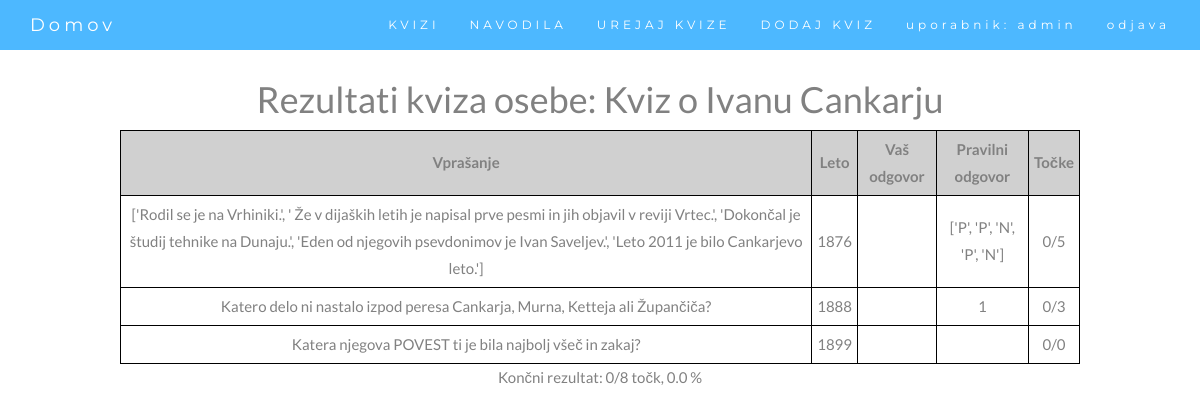
Screenshot of /rezulati/25/Kviz o Ivanu Cankarju/ (signed in) with the database file from the repository.
### webapp/models.py (models this page shows)
class PravilnoNepravilnoModel(models.Model):
    id = models.UUIDField(primary_key=True, default=uuid.uuid4, editable=False)
    leto = models.IntegerField(default=0)
    kviz = models.ForeignKey(dbQuiz, on_delete=CASCADE, null=True)
    opis = models.CharField(max_length=1000)
    longitude = models.FloatField(default=14.50857) # koordinate za leaflet (bomo spremenili na koncu)
    latitude = models.FloatField(default=46.04906)
    vprasanje = models.CharField(max_length=1000, default="nan") # seznam vprašanj
    pravilni_odgovor = models.CharField(max_length=1000, default="nan") # seznam pravilnih odgovorov
    pozicijaOznake = models.CharField(max_length=1000, default="err")

class IzberiOdgovorModel(models.Model):
    id = models.UUIDField(primary_key=True, default=uuid.uuid4, editable=False)
    leto = models.IntegerField(default=0)
    kviz = models.ForeignKey(dbQuiz, on_delete=CASCADE, null=True)
    opis = models.CharField(max_length=1000)
    longitude = models.FloatField(default=14.50857) # koordinate za leaflet (bomo spremenili na koncu)
    latitude = models.FloatField(default=46.04906)
    vprasanje = models.CharField(max_length=100)
    odgovor1 = models.CharField(max_length=100, default="nan")
    odgovor2 = models.CharField(max_length=100, default="nan")
    odgovor3 = models.CharField(max_length=100, default="nan")
    odgovor4 = models.CharField(max_length=100, default="nan")
    odgovor5 = models.CharField(max_length=100, default="nan")
    pravilni_odgovor = models.IntegerField() # številka pravilnega odgovora
    pozicijaOznake = models.CharField(max_length=1000, default="err")

class OpisnoModel(models.Model):
    id = models.UUIDField(primary_key=True, default=uuid.uuid4, editable=False)
    leto = models.IntegerField(default=0)
    kviz = models.ForeignKey(dbQuiz, on_delete=CASCADE, null=True)
    opis = models.CharField(max_length=1000)
    longitude = models.FloatField(default=14.50857) # koordinate za leaflet (bomo spremenili na koncu)
    latitude = models.FloatField(default=46.04906)
    vprasanje = models.CharField(max_length=1000) # seznam vprašanj, odvisno od tipa
    pozicijaOznake = models.CharField(max_length=1000, default="err")

### webapp/views.py (the view, shortened to what this page needs)
# urls.py: path('rezulati/<int:kviz>/<str:username>/', views.rezultati, name='rezulati'),
def rezultati(request, kviz, username):
    vse_tocke = 0
    zasluzene_tocke = 0
    import ast
    def eval_pn(vprasanje, odgovor):
        vprasanje = getattr(vprasanje, 'pravilni_odgovor')
        odgovor = getattr(odgovor, 'odgovori')
        vprasanje = ast.literal_eval(vprasanje)
        odgovor = ast.literal_eval(odgovor)
        t = 0
        for i in range(len(vprasanje)):
            if vprasanje[i] == odgovor[i]:
                t += 1
        return(t)
    def eval_izbirno(vprasanje, odgovor):
        if str(getattr(vprasanje, 'pravilni_odgovor')) == str(getattr(odgovor, 'odgovori')):
            return(3)
        else: return(0)
    vsa_vprasanja = []
    odgovori = []
    tocke = []
    trenutni = []
    vsa_vprasanja += OpisnoModel.objects.filter(kviz__id=kviz)
    odgovori += OdgovorOpisnoModel.objects.filter(user=username, vprasanje__in=vsa_vprasanja)
    trenutni += OdgovorOpisnoModel.objects.filter(user=username, vprasanje__in=vsa_vprasanja)
    for i in odgovori:
        tocke.append('/')
    vsa_vprasanja = []
    trenutni = []
    vsa_vprasanja += PravilnoNepravilnoModel.objects.filter(kviz__id=kviz)
    odgovori += OdgovorPravilnoNepravilnoModel.objects.filter(user=username, vprasanje__in=vsa_vprasanja)
    trenutni += OdgovorPravilnoNepravilnoModel.objects.filter(user=username, vprasanje__in=vsa_vprasanja)
    for i in trenutni:
        tocke.append(str(eval_pn(i.vprasanje, i)) + '/5')
        zasluzene_tocke += eval_pn(i.vprasanje, i)
    for i in vsa_vprasanja:
        vse_tocke += 5
    vsa_vprasanja = []
    trenutni = []
    vsa_vprasanja += IzberiOdgovorModel.objects.filter(kviz__id=kviz)
    odgovori += OdgovorIzberiOdgovorModel.objects.filter(user=username, vprasanje__in=vsa_vprasanja)
    trenutni += OdgovorIzberiOdgovorModel.objects.filter(user=username, vprasanje__in=vsa_vprasanja)
    for i in trenutni:
        tocke.append(str(eval_izbirno(i.vprasanje, i)) + '/3')
        zasluzene_tocke += eval_izbirno(i.vprasanje, i)
    for i in vsa_vprasanja:
        vse_tocke += 3
    if vse_tocke > 0:
        rez = str(zasluzene_tocke) + '/' + str(vse_tocke) + ' točk, ' + str(round(100 * zasluzene_tocke/vse_tocke, 1)) + ' %'
    else:
        rez = '0/0 točk, 0.0 %'
    vsa_vprasanja = []
    vsa_vprasanja += OpisnoModel.objects.filter(kviz__id=kviz)
    vsa_vprasanja += PravilnoNepravilnoModel.objects.filter(kviz__id=kviz)
    vsa_vprasanja += IzberiOdgovorModel.objects.filter(kviz__id=kviz)
    vsa_vprasanja = sorted(vsa_vprasanja, key=lambda x: x.leto)
    a = []
    b = []
    c = []
    d = []
    e = []
    def v_leto(leto):
        if leto < 0:
            return str(- leto) + ' pr. n. št.'
        else:
            return str(leto)
    for i in vsa_vprasanja:
        x = False
        y = 0
        if not x:
            a.append(v_leto(i.leto))
            c.append(i.vprasanje)
            b.append('')
            try:
                d.append(str(i.pravilni_odgovor))
            except:
                d.append('')
                e.append('0/0')
                continue
            try:
                z = i.odgovor1
                e.append('0/3')
            except:
                e.append('0/5')
    rezul = zip(a,b,c,d,e)
    return render(request, "rezultati.html", {'rezultat': rez, 'odgovori': rezul, 'username': username})

### templates/rezultati.html (shortened to what this page needs)
{% extends "skeleton.html" %}
{% block content %}
    <h1>Rezultati kviza osebe: {{username}}</h1>
    <table style="border: 1px solid black;">
        <tr>
            <th>Vprašanje</th>
            <th>Leto</th>
            <th>Vaš odgovor</th>
            <th>Pravilni odgovor</th>
            <th>Točke</th>
        </tr>
        {% for a,b,c,d,e in odgovori %}
            <tr>
                <td>{{c}}</td>
                <td>{{a}}</td>
                <td>{{b}}</td>
                <td>{{d}}</td>
                <td>{{e}}</td>
            </tr>
        {%endfor%}
    </table>
    Končni rezultat: {{rezultat}}
{% endblock content %}

### templates/skeleton.html (shortened to what this page needs)
{% load static %}
<!DOCTYPE html>
<html lang="en">
    <head>
      <link rel="stylesheet" href="https://maxcdn.bootstrapcdn.com/bootstrap/3.4.1/css/bootstrap.min.css">
      <link rel="stylesheet" href="http://cdn.leafletjs.com/leaflet-0.7/leaflet.css" />
      <link rel="stylesheet" href="{% static 'webapp/style.css' %}">
    </head>
    <body id="myPage" data-spy="scroll" data-target=".navbar" data-offset="60">
        <div style="text-align:center">
              <nav class="navbar navbar-default navbar-fixed-top">
                <div class="container">
                  <div class="navbar-header">
                    <a class="navbar-brand" href="/homePage">Domov</a>
                  </div>
                  <div class="collapse navbar-collapse" id="myNavbar">
                    <ul class="nav navbar-nav navbar-right">
                      <li><a href="/homePage#kvizi">KVIZI</a></li>
                      <li><a href="/navodila">NAVODILA</a></li>
                      {% if not request.user.is_anonymous %}
                          <li><a href="/homePage#uredi">UREJAJ KVIZE</a></li>
                          <li><a href="/homePage#dodaj">DODAJ KVIZ</a></li>
                      {% endif %}
                      {% if not request.user.is_anonymous %}
                          <li><a>uporabnik: {{request.user}}</a></li>
                          <li><a href="/logout/">odjava</a></li>
                      {% else %}
                          <li><a href="/login/">prijava</a></li>
                      {% endif %}
                    </ul>
                  </div>
                </div>
              </nav>
            <div style="margin-top:80px">
                {% block content %} {% endblock content %}
            </div>
        </div>
    </body>
</html>

### webapp/static/webapp/style.css (style rules this page uses)
body { font: 400 15px Lato, sans-serif; line-height: 1.8; color: #818181; }
.navbar { margin-bottom: 0; background-color: #4db8ff; z-index: 9999; border: 0; font-size: 12px !important; line-height: 1.42857143 !important; letter-spacing: 4px; border-radius: 0; font-family: Montserrat, sans-serif; }
.navbar li a, .navbar .navbar-brand { color: #fff !important; }
table { margin-left: auto; margin-right: auto; }

### templates/rezultati.html (style rules this page uses)
table { width: 80%; }
table, th, td, tr { border: 1px solid black; }
td, th { text-align: center; padding: 5px; }
th { background-color: rgb(208, 208, 208); }

### rows the page displays
PravilnoNepravilnoModel: odgovori "['Rodil se je na Vrhiniki.', ' Že v dijaških letih je napisal prve pesmi in jih objavil v reviji Vrtec.', 'Dokončal je študij tehnike na Dunaju.', 'Eden od njegovih psevdonimov je Ivan Saveljev.', 'Leto 2011 je bilo Cankarjevo leto.']", odgovori "['P', 'P', 'N', 'P', 'N']"
IzberiOdgovorModel: odgovori "Katero delo ni nastalo izpod peresa Cankarja, Murna, Ketteja ali Župančiča?"
OpisnoModel: odgovori "Katera njegova POVEST ti je bila najbolj všeč in zakaj?"

### other values shown
{{ request.user }} "admin"
{{ username }} "Kviz o Ivanu Cankarju"
{{ a }} "1876" "1888" "1899"
{{ e }} "0/5" "0/3" "0/0"
{{ d }} "1"
{{ rezultat }} "0/8 točk, 0.0 %"
